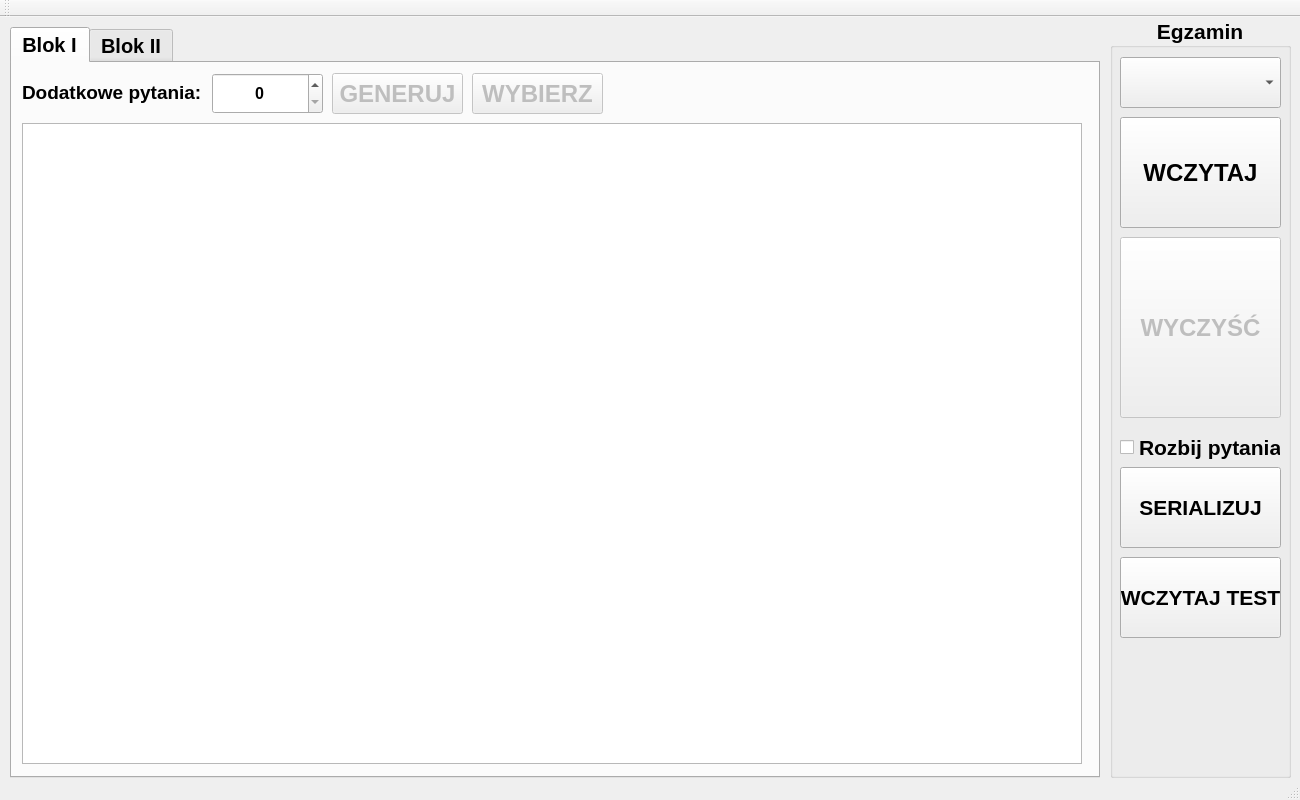
<?xml version="1.0" encoding="UTF-8"?>
<ui version="4.0">
 <class>MainWindow</class>
 <widget class="QMainWindow" name="MainWindow">
  <property name="geometry">
   <rect>
    <x>0</x>
    <y>0</y>
    <width>1300</width>
    <height>800</height>
   </rect>
  </property>
  <property name="sizePolicy">
   <sizepolicy hsizetype="Fixed" vsizetype="Fixed">
    <horstretch>0</horstretch>
    <verstretch>0</verstretch>
   </sizepolicy>
  </property>
  <property name="minimumSize">
   <size>
    <width>1300</width>
    <height>800</height>
   </size>
  </property>
  <property name="maximumSize">
   <size>
    <width>1300</width>
    <height>800</height>
   </size>
  </property>
  <property name="windowTitle">
   <string>EGZAMIN</string>
  </property>
  <widget class="QWidget" name="centralWidget">
   <widget class="QGroupBox" name="groupBox">
    <property name="geometry">
     <rect>
      <x>1110</x>
      <y>0</y>
      <width>181</width>
      <height>761</height>
     </rect>
    </property>
    <property name="font">
     <font>
      <pointsize>16</pointsize>
      <bold>true</bold>
     </font>
    </property>
    <property name="title">
     <string>Egzamin</string>
    </property>
    <property name="alignment">
     <set>Qt::AlignCenter</set>
    </property>
    <widget class="QComboBox" name="przedmiot">
     <property name="geometry">
      <rect>
       <x>10</x>
       <y>40</y>
       <width>161</width>
       <height>51</height>
      </rect>
     </property>
     <property name="font">
      <font>
       <pointsize>24</pointsize>
       <bold>true</bold>
      </font>
     </property>
    </widget>
    <widget class="QPushButton" name="pushWczytaj">
     <property name="geometry">
      <rect>
       <x>10</x>
       <y>100</y>
       <width>161</width>
       <height>111</height>
      </rect>
     </property>
     <property name="font">
      <font>
       <pointsize>18</pointsize>
       <bold>true</bold>
      </font>
     </property>
     <property name="text">
      <string>WCZYTAJ</string>
     </property>
    </widget>
    <widget class="QPushButton" name="pushWyczysc">
     <property name="enabled">
      <bool>false</bool>
     </property>
     <property name="geometry">
      <rect>
       <x>10</x>
       <y>220</y>
       <width>161</width>
       <height>181</height>
      </rect>
     </property>
     <property name="font">
      <font>
       <pointsize>18</pointsize>
       <bold>true</bold>
      </font>
     </property>
     <property name="text">
      <string>WYCZYŚĆ</string>
     </property>
    </widget>
    <widget class="QCheckBox" name="checkDekomponuj">
     <property name="geometry">
      <rect>
       <x>10</x>
       <y>410</y>
       <width>161</width>
       <height>41</height>
      </rect>
     </property>
     <property name="text">
      <string>Rozbij pytania</string>
     </property>
    </widget>
    <widget class="QPushButton" name="pushButton">
     <property name="geometry">
      <rect>
       <x>10</x>
       <y>450</y>
       <width>161</width>
       <height>81</height>
      </rect>
     </property>
     <property name="text">
      <string>SERIALIZUJ</string>
     </property>
    </widget>
    <widget class="QPushButton" name="pushButton_2">
     <property name="geometry">
      <rect>
       <x>10</x>
       <y>540</y>
       <width>161</width>
       <height>81</height>
      </rect>
     </property>
     <property name="text">
      <string>WCZYTAJ TEST</string>
     </property>
    </widget>
   </widget>
   <widget class="QTabWidget" name="tabBloki">
    <property name="geometry">
     <rect>
      <x>10</x>
      <y>10</y>
      <width>1090</width>
      <height>751</height>
     </rect>
    </property>
    <property name="font">
     <font>
      <pointsize>15</pointsize>
      <bold>true</bold>
     </font>
    </property>
    <property name="currentIndex">
     <number>0</number>
    </property>
    <widget class="QWidget" name="tabA">
     <attribute name="title">
      <string>Blok I</string>
     </attribute>
     <widget class="QLabel" name="label_3">
      <property name="geometry">
       <rect>
        <x>10</x>
        <y>14</y>
        <width>191</width>
        <height>31</height>
       </rect>
      </property>
      <property name="font">
       <font>
        <pointsize>14</pointsize>
        <bold>true</bold>
       </font>
      </property>
      <property name="text">
       <string>Dodatkowe pytania:</string>
      </property>
     </widget>
     <widget class="QSpinBox" name="liczA">
      <property name="geometry">
       <rect>
        <x>200</x>
        <y>10</y>
        <width>111</width>
        <height>41</height>
       </rect>
      </property>
      <property name="font">
       <font>
        <pointsize>12</pointsize>
        <bold>true</bold>
       </font>
      </property>
      <property name="layoutDirection">
       <enum>Qt::LeftToRight</enum>
      </property>
      <property name="alignment">
       <set>Qt::AlignCenter</set>
      </property>
      <property name="minimum">
       <number>0</number>
      </property>
      <property name="maximum">
       <number>2</number>
      </property>
      <property name="value">
       <number>0</number>
      </property>
     </widget>
     <widget class="QPushButton" name="pushGenBA">
      <property name="enabled">
       <bool>false</bool>
      </property>
      <property name="geometry">
       <rect>
        <x>320</x>
        <y>10</y>
        <width>131</width>
        <height>41</height>
       </rect>
      </property>
      <property name="font">
       <font>
        <pointsize>18</pointsize>
        <bold>true</bold>
       </font>
      </property>
      <property name="text">
       <string>GENERUJ</string>
      </property>
     </widget>
     <widget class="QPushButton" name="pushWybBA">
      <property name="enabled">
       <bool>false</bool>
      </property>
      <property name="geometry">
       <rect>
        <x>460</x>
        <y>10</y>
        <width>131</width>
        <height>41</height>
       </rect>
      </property>
      <property name="font">
       <font>
        <pointsize>18</pointsize>
        <bold>true</bold>
       </font>
      </property>
      <property name="text">
       <string>WYBIERZ</string>
      </property>
     </widget>
     <widget class="QTableWidget" name="pytA">
      <property name="geometry">
       <rect>
        <x>10</x>
        <y>60</y>
        <width>1060</width>
        <height>641</height>
       </rect>
      </property>
      <property name="columnCount">
       <number>2</number>
      </property>
      <column/>
      <column/>
     </widget>
     <widget class="QTextBrowser" name="pytAPelny">
      <property name="geometry">
       <rect>
        <x>10</x>
        <y>60</y>
        <width>1060</width>
        <height>641</height>
       </rect>
      </property>
     </widget>
    </widget>
    <widget class="QWidget" name="tabB">
     <attribute name="title">
      <string>Blok II</string>
     </attribute>
     <widget class="QLabel" name="label_5">
      <property name="geometry">
       <rect>
        <x>10</x>
        <y>14</y>
        <width>191</width>
        <height>31</height>
       </rect>
      </property>
      <property name="font">
       <font>
        <pointsize>14</pointsize>
        <bold>true</bold>
       </font>
      </property>
      <property name="text">
       <string>Dodatkowe pytania:</string>
      </property>
     </widget>
     <widget class="QSpinBox" name="liczB">
      <property name="geometry">
       <rect>
        <x>200</x>
        <y>10</y>
        <width>111</width>
        <height>41</height>
       </rect>
      </property>
      <property name="font">
       <font>
        <pointsize>12</pointsize>
        <bold>true</bold>
       </font>
      </property>
      <property name="layoutDirection">
       <enum>Qt::LeftToRight</enum>
      </property>
      <property name="alignment">
       <set>Qt::AlignCenter</set>
      </property>
      <property name="minimum">
       <number>0</number>
      </property>
      <property name="maximum">
       <number>2</number>
      </property>
      <property name="singleStep">
       <number>1</number>
      </property>
      <property name="value">
       <number>0</number>
      </property>
     </widget>
     <widget class="QPushButton" name="pushWybBB">
      <property name="enabled">
       <bool>false</bool>
      </property>
      <property name="geometry">
       <rect>
        <x>460</x>
        <y>10</y>
        <width>131</width>
        <height>41</height>
       </rect>
      </property>
      <property name="font">
       <font>
        <pointsize>18</pointsize>
        <bold>true</bold>
       </font>
      </property>
      <property name="text">
       <string>WYBIERZ</string>
      </property>
     </widget>
     <widget class="QPushButton" name="pushGenBB">
      <property name="enabled">
       <bool>false</bool>
      </property>
      <property name="geometry">
       <rect>
        <x>320</x>
        <y>10</y>
        <width>131</width>
        <height>41</height>
       </rect>
      </property>
      <property name="font">
       <font>
        <pointsize>18</pointsize>
        <bold>true</bold>
       </font>
      </property>
      <property name="text">
       <string>GENERUJ</string>
      </property>
     </widget>
     <widget class="QTableWidget" name="pytB">
      <property name="geometry">
       <rect>
        <x>10</x>
        <y>60</y>
        <width>1060</width>
        <height>641</height>
       </rect>
      </property>
      <property name="rowCount">
       <number>0</number>
      </property>
      <property name="columnCount">
       <number>2</number>
      </property>
      <column/>
      <column/>
     </widget>
     <widget class="QTextBrowser" name="pytBPelny">
      <property name="geometry">
       <rect>
        <x>10</x>
        <y>60</y>
        <width>1060</width>
        <height>641</height>
       </rect>
      </property>
     </widget>
    </widget>
   </widget>
  </widget>
  <widget class="QToolBar" name="mainToolBar">
   <attribute name="toolBarArea">
    <enum>TopToolBarArea</enum>
   </attribute>
   <attribute name="toolBarBreak">
    <bool>false</bool>
   </attribute>
  </widget>
  <widget class="QStatusBar" name="statusBar"/>
 </widget>
 <layoutdefault spacing="6" margin="11"/>
 <resources/>
 <connections/>
</ui>
